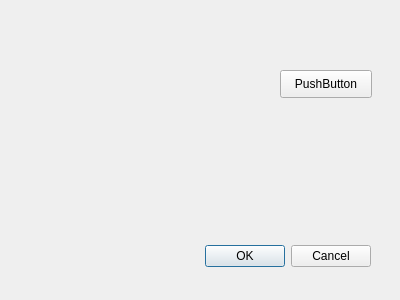
<?xml version="1.0" encoding="UTF-8"?>
<ui version="4.0">
 <class>Dialog</class>
 <widget class="QDialog" name="Dialog">
  <property name="geometry">
   <rect>
    <x>0</x>
    <y>0</y>
    <width>400</width>
    <height>300</height>
   </rect>
  </property>
  <property name="windowTitle">
   <string>Dialog</string>
  </property>
  <widget class="QDialogButtonBox" name="buttonBox">
   <property name="geometry">
    <rect>
     <x>30</x>
     <y>240</y>
     <width>341</width>
     <height>32</height>
    </rect>
   </property>
   <property name="orientation">
    <enum>Qt::Horizontal</enum>
   </property>
   <property name="standardButtons">
    <set>QDialogButtonBox::Cancel|QDialogButtonBox::Ok</set>
   </property>
  </widget>
  <widget class="QPushButton" name="pushButton">
   <property name="geometry">
    <rect>
     <x>280</x>
     <y>70</y>
     <width>92</width>
     <height>28</height>
    </rect>
   </property>
   <property name="text">
    <string>PushButton</string>
   </property>
  </widget>
 </widget>
 <resources/>
 <connections>
  <connection>
   <sender>buttonBox</sender>
   <signal>accepted()</signal>
   <receiver>Dialog</receiver>
   <slot>accept()</slot>
   <hints>
    <hint type="sourcelabel">
     <x>248</x>
     <y>254</y>
    </hint>
    <hint type="destinationlabel">
     <x>157</x>
     <y>274</y>
    </hint>
   </hints>
  </connection>
  <connection>
   <sender>buttonBox</sender>
   <signal>rejected()</signal>
   <receiver>Dialog</receiver>
   <slot>reject()</slot>
   <hints>
    <hint type="sourcelabel">
     <x>316</x>
     <y>260</y>
    </hint>
    <hint type="destinationlabel">
     <x>286</x>
     <y>274</y>
    </hint>
   </hints>
  </connection>
 </connections>
</ui>
